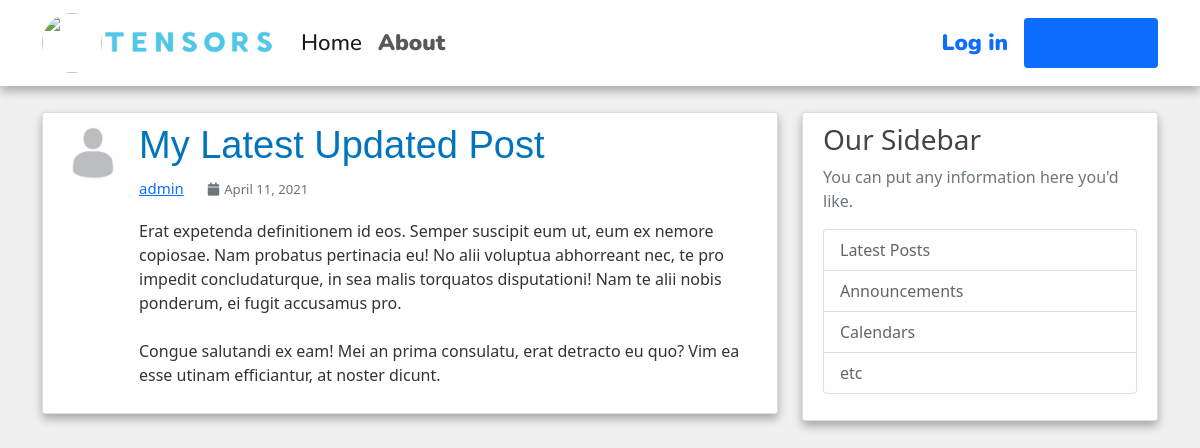
Page /post/32 on the committed database.
### blog/models.py (models this page shows, shortened)
class Post(models.Model):
    title = models.CharField(max_length=100)
    content = models.TextField()
    date_posted = models.DateTimeField(default=timezone.now)
    author = models.ForeignKey(User, on_delete=models.CASCADE)

### users/models.py (models this page shows, shortened)
class Profile(models.Model):
    user = models.OneToOneField(User, on_delete=models.CASCADE)
    image = models.ImageField(default='default.jpg', upload_to='profile_pics')

### blog/views.py (the view)
# urls.py: path('post/<int:pk>', PostDetailView.as_view(), name='post-detail'),
class PostDetailView(DetailView):
    model = Post

### blog/templates/blog/post_detail.html (shortened to what this page needs)
{% extends "blog/base.html" %}
{% block content %}
    <article class="media content-section d-flex flex-row">
        <img class="rounded-circle article-img" src="{{ object.author.profile.image.url }}">
        <div class="media-body">
            <h2 class="article-title">{{ object.title }}</h2>
          <div class="article-metadata">
            <span><a class="mr-2" href="#">{{ object.author }}</a></span>
            <span><small class="text-muted"><i class="fa fa-calendar" style="margin-right: 5px;"></i>{{ object.date_posted | date:"F d, Y" }}</small></span>
          </div>
          <p class="article-content">{{ object.content }}</p>
        </div>
    </article>
{% endblock content %}

### blog/static/blog/main.css (style rules this page uses)
body { background: #F0F0F0; color: #333333; margin-top: 7rem; }
h1, h2, h3, h4, h5, h6 { color: #444444; }
.content-section { background: #ffffff; padding: 10px 20px; border: 1px solid #dddddd; border-radius: 3px; margin-bottom: 7px; box-shadow: 0 5px 10px rgba(0, 0, 0, 0.3); }
.article-title { font-family: Verdana, Geneva, sans-serif; font-weight: normal; font-size: 38px; color: #0274be; text-decoration: none; }
.article-content { white-space: pre-line; }
.article-img { height: 60px; width: 60px; margin-right: 16px; }
.article-metadata { font-size: 15px; display: block; color: #aaa; float: left; clear: both; width: 100%; margin-bottom: 20px; }
.article-metadata > span { margin-right: 20px; }

### rows in the picture
Post: author.profile.image (placeholder picture), title "My Latest Updated Post", author "admin", date_posted "April 11, 2021", content "Erat expetenda definitionem id eos. Semper suscipit eum ut, eum ex nemore copiosae. Nam probatus pertinacia eu! No alii voluptua abhorreant nec, te pro impedit concludaturque, in sea malis torquatos disputationi! Nam te alii nobis ponderum, ei fugit accusamus pro. Congue salutandi ex eam! Mei an prima consulatu, erat detracto eu quo? Vim ea esse utinam efficiantur, at noster dicunt."
